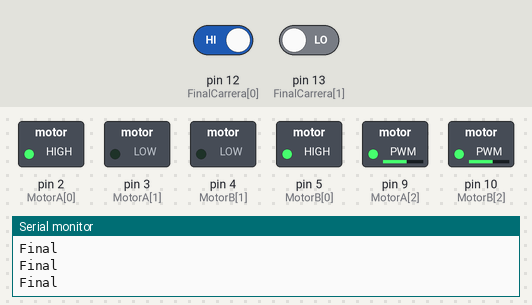
The sketch below on a simulated Arduino Uno, built with avr-gcc and run on an emulated ATmega328P. Parts: switched loads named in the sketch (green lamp = pin HIGH), the last lines printed to the serial monitor. The test bench sets the inputs (shaded band); at power-on: pin 12 (FinalCarrera[0]) HIGH, pin 13 (FinalCarrera[1]) LOW.

Above: at 1.8 s.
1.9 s: pin 12 (FinalCarrera[0]) driven LOW
At 3.2 s:
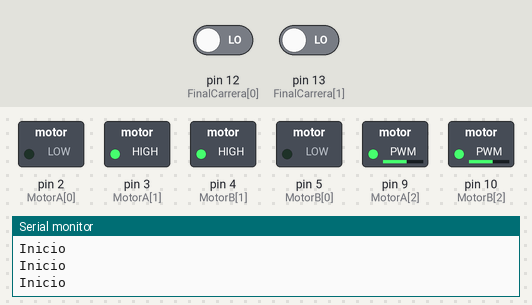
3.5 s: pin 12 (FinalCarrera[0]) driven HIGH
At 4.4 s:
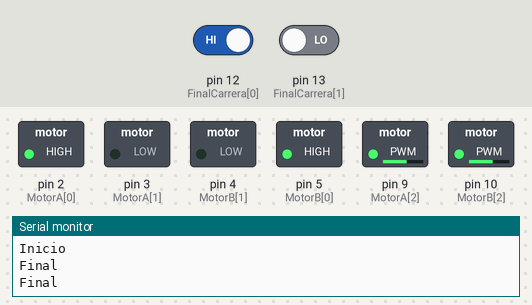
Timing chart, 0 to 6.5 s (numbered marks = the images above; inputs shaded):
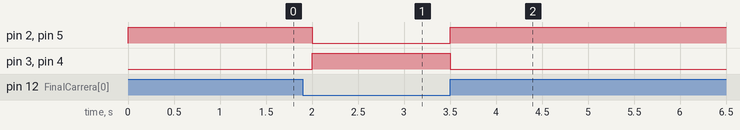

Measured:
- after the input at 1.9 s, pin 2 (MotorA[0]), pin 5 (MotorB[0]): HIGH → LOW after 0.10 s; pin 3 (MotorA[1]), pin 4 (MotorB[1]): LOW → HIGH after 0.10 s
- after the input at 3.5 s, pin 2 (MotorA[0]), pin 5 (MotorB[0]): LOW → HIGH at once; pin 3 (MotorA[1]), pin 4 (MotorB[1]): HIGH → LOW at once

The sketch:

MaquinaSerigrafia.ino
```cpp
int MotorA[3] = {2, 3, 9};
int MotorB[3] = {5, 4, 10};
int FinalCarrera[2] = {12, 13};

#define Inicio 0
#define Final 1

#define Izquierda 0
#define Derecha 1
#define Paro 2

int Velocidad = 150;

void setup() {
  for (int i = 0; i < 3; i++) {
    pinMode(MotorA[i], OUTPUT);
    digitalWrite(MotorA[i], 0);
    pinMode(MotorB[i], OUTPUT);
    digitalWrite(MotorB[i], 0);
  }

  for (int i = 0; i < 2; i++) {
    pinMode(FinalCarrera[i], INPUT);
  }
  Serial.begin(9600);
  Direcion(MotorB, Izquierda, Velocidad);
  Direcion(MotorA, Izquierda, Velocidad);
}

void loop() {

  if (digitalRead(FinalCarrera[Inicio]) == 0 ) {
    Serial.println("Inicio");
    Direcion(MotorB, Derecha, Velocidad);
    Direcion(MotorA, Derecha, Velocidad);
    delay(500);
  } else  if (digitalRead(FinalCarrera[Final]) == 0 ) {
    Serial.println("Final");
    Direcion(MotorB, Izquierda, Velocidad);
    Direcion(MotorA, Izquierda, Velocidad);
    delay(500);
  }
}

void Direcion(int Motor[], int Direcion, int Velocidad) {
  if (Direcion == Izquierda) {
    digitalWrite(Motor[0], 1);
    digitalWrite(Motor[1], 0);
    //Serial.println("Izquieda");
  }
  else if (Direcion == Derecha) {
    digitalWrite(Motor[0], 0);
    digitalWrite(Motor[1], 1);
    //Serial.println("Derecha");
  }
  else if (Direcion == Paro) {
    digitalWrite(Motor[0], 1);
    digitalWrite(Motor[1], 1);
    //  Serial.println("Paro");
  }
  analogWrite(Motor[2], Velocidad);
}
```
